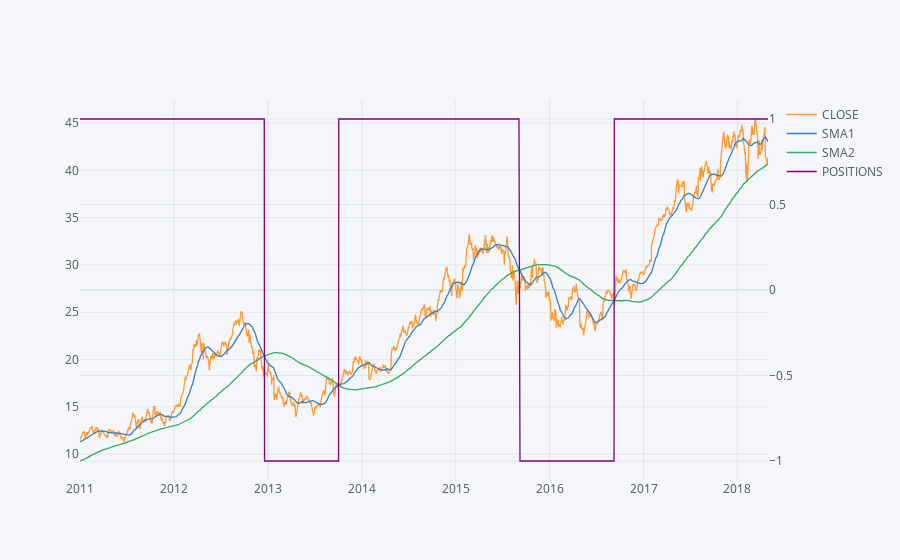

Notebook cell for this chart:
### Markdown cell above
Graphically, one gets the following **positionings over time**.

### Code cell
data.iplot(secondary_y='POSITIONS')

### Figure 1 — Plotly figure (JSON) as saved in the notebook; plotly's stock layout.template omitted (floating-point values rounded to 4 significant figures; data arrays with more than 128 entries replaced by an {"elided": "..."} marker saying what was removed)
{"data": [{"line": {"color": "rgba(255, 153, 51, 1.0)", "dash": "solid", "shape": "linear", "width": 1.3}, "mode": "lines", "name": "CLOSE", "text": "", "type": "scatter", "x": {"elided": "1844 str values"}, "y": {"elided": "1844 float values"}}, {"line": {"color": "rgba(55, 128, 191, 1.0)", "dash": "solid", "shape": "linear", "width": 1.3}, "mode": "lines", "name": "SMA1", "text": "", "type": "scatter", "x": {"elided": "1844 str values"}, "y": {"elided": "1844 float values"}}, {"line": {"color": "rgba(50, 171, 96, 1.0)", "dash": "solid", "shape": "linear", "width": 1.3}, "mode": "lines", "name": "SMA2", "text": "", "type": "scatter", "x": {"elided": "1844 str values"}, "y": {"elided": "1844 float values"}}, {"line": {"color": "rgba(128, 0, 128, 1.0)", "dash": "solid", "shape": "linear", "width": 1.3}, "mode": "lines", "name": "POSITIONS", "text": "", "type": "scatter", "x": {"elided": "1844 str values"}, "xaxis": "x", "y": {"elided": "1844 int values"}, "yaxis": "y2"}], "layout": {"legend": {"bgcolor": "#F5F6F9", "font": {"color": "#4D5663"}}, "paper_bgcolor": "#F5F6F9", "plot_bgcolor": "#F5F6F9", "title": {"font": {"color": "#4D5663"}}, "xaxis": {"gridcolor": "#E1E5ED", "showgrid": true, "tickfont": {"color": "#4D5663"}, "title": {"font": {"color": "#4D5663"}, "text": ""}, "zerolinecolor": "#E1E5ED"}, "yaxis": {"gridcolor": "#E1E5ED", "showgrid": true, "tickfont": {"color": "#4D5663"}, "title": {"font": {"color": "#4D5663"}, "text": ""}, "zerolinecolor": "#E1E5ED"}, "yaxis2": {"anchor": "x", "gridcolor": "#E1E5ED", "overlaying": "y", "showgrid": true, "side": "right", "tickfont": {"color": "#4D5663"}, "title": {"text": ""}, "zerolinecolor": "#E1E5ED"}}}
